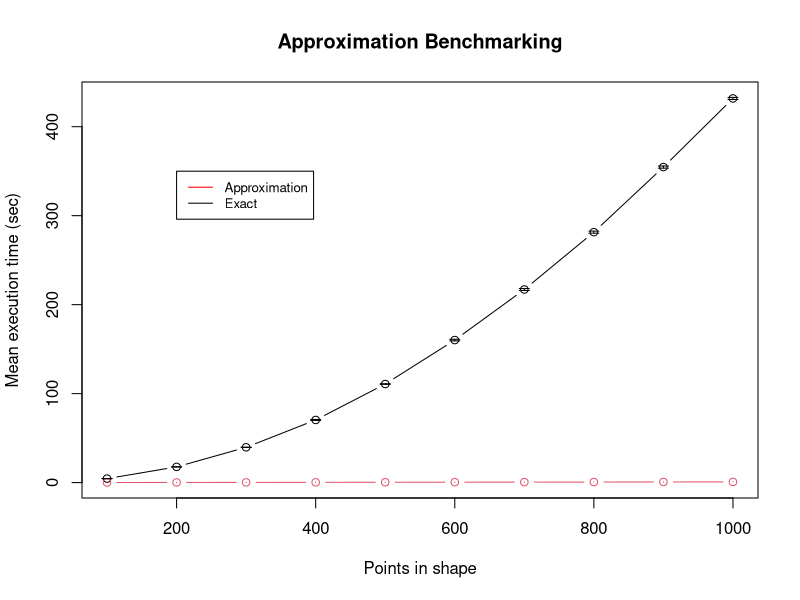
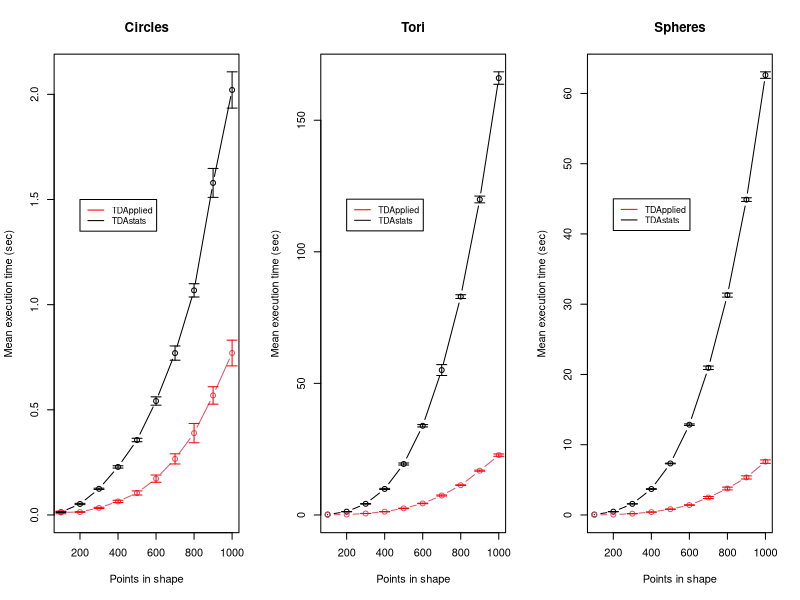
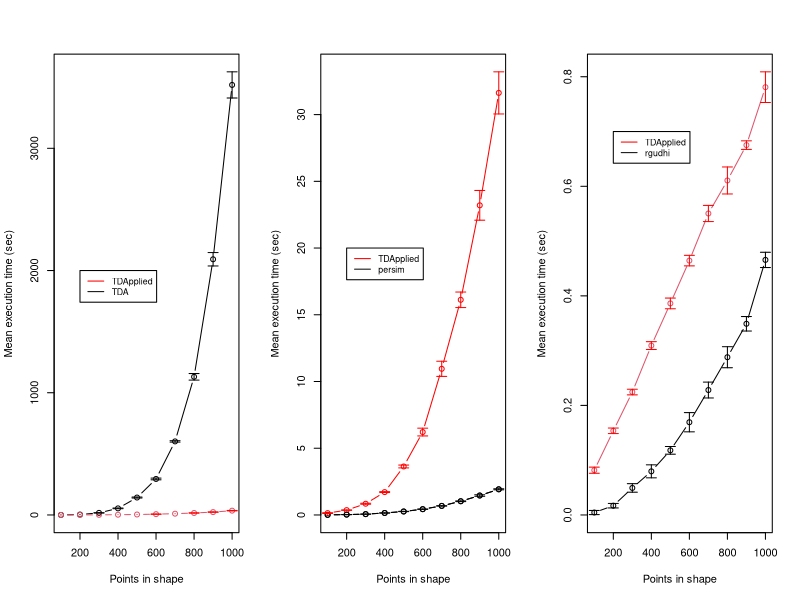

Recreate these plots in R, in order.
## ---- chunk 1
knitr::opts_chunk$set(echo = TRUE)
## ---- chunk 2
summary_table_approx = data.frame(n_row = rep(seq(100,1000,100),each = 2),mean = c(4.48064579963684,0.0763566970825195,17.6674932003021,0.158217072486877,39.6661910772324,0.233239436149597,70.411101102829,0.312848711013794,110.796008181572,0.385414099693298,160.19043545723,0.471218752861023,217.045732426643,0.545907402038574,281.503244686127,0.619925212860107,354.64315507412,0.700030016899109,431.781597065926,0.760770702362061),sd = c(0.179846190861649,0.00403598155739429,0.233420419722357,0.00428043758708594,0.264231438627147,0.00795119513963388,0.888634398129357,0.00748616624765675,0.596708850996989,0.010836296230238,1.46664969337454,0.0129923342156653,1.75630863537414,0.010559974689952,1.85564970425653,0.010979028911925,1.91770673210479,0.0126778338886785,1.85627025308762,0.0119982175150673),method = rep(c("Exact","Approximation"),10))
## ---- chunk 3
plot(summary_table_approx$n_row[summary_table_approx$method=="Exact"],
     summary_table_approx$mean[summary_table_approx$method=="Exact"],
     type="b",
     xlim=range(summary_table_approx$n_row),
     ylim=range(0,summary_table_approx$mean+1.96*summary_table_approx$sd/sqrt(10)),
     xlab = "Points in shape",ylab = "Mean execution time (sec)",
     main = "Approximation Benchmarking")
lines(summary_table_approx$n_row[summary_table_approx$method=="Approximation"],
      summary_table_approx$mean[summary_table_approx$method=="Approximation"],
      col=2, type="b")
legend(x = 200,y = 350,legend = c("Approximation","Exact"),
       col = c("red","black"),lty = c(1,1),cex = 0.8)
arrows(summary_table_approx$n_row[summary_table_approx$method == "Approximation"],
       summary_table_approx$mean[summary_table_approx$method == "Approximation"]
       -1.96*summary_table_approx$sd[summary_table_approx$method == "Approximation"]/sqrt(10),
       summary_table_approx$n_row[summary_table_approx$method == "Approximation"],
       summary_table_approx$mean[summary_table_approx$method == "Approximation"]
       +1.96*summary_table_approx$sd[summary_table_approx$method == "Approximation"]/sqrt(10),
       length=0.05, angle=90, code=3,col = "red")
arrows(summary_table_approx$n_row[summary_table_approx$method == "Exact"],
       summary_table_approx$mean[summary_table_approx$method == "Exact"]
       -1.96*summary_table_approx$sd[summary_table_approx$method == "Exact"]/sqrt(10),
       summary_table_approx$n_row[summary_table_approx$method == "Exact"],
       summary_table_approx$mean[summary_table_approx$method == "Exact"]
       +1.96*summary_table_approx$sd[summary_table_approx$method == "Exact"]/sqrt(10),
       length=0.05, angle=90, code=3,col = "black")
## ---- chunk 4
summary_table_circle = data.frame(n_row = rep(seq(100,1000,100),each = 2),mean = c(0.01196892,0.01326358,0.01396093,0.05216095,0.03361042,0.12436731,0.06431270,0.22828629,0.10450339,0.35640080,0.17263622,0.54174340,0.26653392,0.76970870,0.38913472,1.06795118,0.56827831,1.57888129,0.77001960,2.02081304),sd = c(0.010148940,0.002938113,0.002576150,0.004909125,0.004535042,0.004654923,0.008832229,0.008654974,0.015860676,0.013255301,0.027655884,0.031779819,0.038884235,0.054684568,0.074091101,0.050891635,0.066695288,0.110982818,0.098805909,0.139048883),package = rep(c("TDApplied","TDAstats"),10))

summary_table_torus = data.frame(n_row = rep(seq(100,1000,100),each = 2),mean = c(0.0270284175872803,0.166255307197571,0.165945911407471,1.25921893119812,0.547216653823853,4.23308880329132,1.25613822937012,9.88947887420654,2.50379593372345,19.3656851053238,4.3738107919693,33.8885488033295,7.39101943969727,55.0618635654449,11.3016363143921,82.9730611801147,16.8212526082993,119.886588406563,22.7343117952347,166.021493530273),sd = c(0.00628026852286816,0.0207818797344753,0.0132287396951078,0.0617468263761529,0.0395387975829715,0.196572350595388,0.0412505644501839,0.351000536768941,0.142517673337179,0.621714418760195,0.139799366288941,0.715119581947307,0.330074208165256,3.34031068711377,0.216260497620014,1.14642158540614,0.328511302110799,2.05599729628367,0.703949594742105,3.81173452337388),package = rep(c("TDApplied","TDAstats"),10))

summary_table_sphere = data.frame(n_row = rep(seq(100,1000,100),each = 2),mean = c(0.0109694957733154,0.0594853162765503,0.0540436983108521,0.469167232513428,0.182804441452026,1.57912936210632,0.410391473770142,3.69215035438538,0.822147560119629,7.32947452068329,1.40918028354645,12.8482979059219,2.47986209392548,20.9446493387222,3.76364696025848,31.2942998409271,5.3408855676651,44.884921503067,7.59271986484528,62.6113245010376),sd = c(0.00193647497299544,0.00600547924173666,0.00563514382927968,0.0210564179408907,0.0129015865529426,0.0403660633577451,0.0218388344325696,0.077772517180065,0.0319754379649263,0.0762356686089166,0.0567664459109207,0.171412828638123,0.240398206520162,0.398396221629952,0.320522372278111,0.459994662433323,0.365647918767674,0.417413443923572,0.394211392866084,0.746903966284143),package = rep(c("TDApplied","TDAstats"),10))
## ---- chunk 5
par(mfrow = c(1,3))
plot(summary_table_circle$n_row[summary_table_circle$package=="TDAstats"], 
     summary_table_circle$mean[summary_table_circle$package=="TDAstats"], 
     type="b",
     xlim=range(summary_table_circle$n_row),
     ylim=range(0,summary_table_circle$mean+1.96*summary_table_circle$sd/sqrt(10)),
     xlab = "Points in shape",ylab = "Mean execution time (sec)",
     main = "Circles")
lines(summary_table_circle$n_row[summary_table_circle$package=="TDApplied"],
      summary_table_circle$mean[summary_table_circle$package=="TDApplied"], 
      col=2, type="b")
legend(x = 200,y = 1.5,legend = c("TDApplied","TDAstats"),
       col = c("red","black"),lty = c(1,1),cex = 0.8)
arrows(summary_table_circle$n_row[summary_table_circle$package == "TDApplied"], 
       summary_table_circle$mean[summary_table_circle$package == "TDApplied"]
       -1.96*summary_table_circle$sd[summary_table_circle$package == "TDApplied"]/sqrt(10),
       summary_table_circle$n_row[summary_table_circle$package == "TDApplied"], 
       summary_table_circle$mean[summary_table_circle$package == "TDApplied"]
       +1.96*summary_table_circle$sd[summary_table_circle$package == "TDApplied"]/sqrt(10), 
       length=0.05, angle=90, code=3,col = "red")
arrows(summary_table_circle$n_row[summary_table_circle$package == "TDAstats"], 
       summary_table_circle$mean[summary_table_circle$package == "TDAstats"]
       -1.96*summary_table_circle$sd[summary_table_circle$package == "TDAstats"]/sqrt(10), 
       summary_table_circle$n_row[summary_table_circle$package == "TDAstats"], 
       summary_table_circle$mean[summary_table_circle$package == "TDAstats"]
       +1.96*summary_table_circle$sd[summary_table_circle$package == "TDAstats"]/sqrt(10), 
       length=0.05, angle=90, code=3,col = "black")

plot(summary_table_torus$n_row[summary_table_torus$package=="TDAstats"], 
     summary_table_torus$mean[summary_table_torus$package=="TDAstats"], 
     type="b",
     xlim=range(summary_table_torus$n_row),
     ylim=range(0,summary_table_torus$mean+1.96*summary_table_torus$sd/sqrt(10)),
     xlab = "Points in shape",ylab = "Mean execution time (sec)",
     main = "Tori")
lines(summary_table_torus$n_row[summary_table_torus$package=="TDApplied"],
      summary_table_torus$mean[summary_table_torus$package=="TDApplied"], 
      col=2, type="b")
legend(x = 200,y = 120,legend = c("TDApplied","TDAstats"),
       col = c("red","black"),lty = c(1,1),cex = 0.8)
arrows(summary_table_torus$n_row[summary_table_torus$package == "TDApplied"], 
       summary_table_torus$mean[summary_table_torus$package == "TDApplied"]
       -1.96*summary_table_torus$sd[summary_table_torus$package == "TDApplied"]/sqrt(10),
       summary_table_torus$n_row[summary_table_torus$package == "TDApplied"], 
       summary_table_torus$mean[summary_table_torus$package == "TDApplied"]
       +1.96*summary_table_torus$sd[summary_table_torus$package == "TDApplied"]/sqrt(10), 
       length=0.05, angle=90, code=3,col = "red")
arrows(summary_table_torus$n_row[summary_table_torus$package == "TDAstats"], 
       summary_table_torus$mean[summary_table_torus$package == "TDAstats"]
       -1.96*summary_table_torus$sd[summary_table_torus$package == "TDAstats"]/sqrt(10), 
       summary_table_torus$n_row[summary_table_torus$package == "TDAstats"], 
       summary_table_torus$mean[summary_table_torus$package == "TDAstats"]
       +1.96*summary_table_torus$sd[summary_table_torus$package == "TDAstats"]/sqrt(10), 
       length=0.05, angle=90, code=3,col = "black")

plot(summary_table_sphere$n_row[summary_table_sphere$package=="TDAstats"], 
     summary_table_sphere$mean[summary_table_sphere$package=="TDAstats"], 
     type="b",
     xlim=range(summary_table_sphere$n_row),
     ylim=range(0,summary_table_sphere$mean+1.96*summary_table_sphere$sd/sqrt(10)),
     xlab = "Points in shape",ylab = "Mean execution time (sec)",
     main = "Spheres")
lines(summary_table_sphere$n_row[summary_table_sphere$package=="TDApplied"],
      summary_table_sphere$mean[summary_table_sphere$package=="TDApplied"], 
      col=2, type="b")
legend(x = 200,y = 45,legend = c("TDApplied","TDAstats"),
       col = c("red","black"),lty = c(1,1),cex = 0.8)
arrows(summary_table_sphere$n_row[summary_table_sphere$package == "TDApplied"], 
       summary_table_sphere$mean[summary_table_sphere$package == "TDApplied"]
       -1.96*summary_table_sphere$sd[summary_table_sphere$package == "TDApplied"]/sqrt(10),
       summary_table_sphere$n_row[summary_table_sphere$package == "TDApplied"], 
       summary_table_sphere$mean[summary_table_sphere$package == "TDApplied"]
       +1.96*summary_table_sphere$sd[summary_table_sphere$package == "TDApplied"]/sqrt(10), 
       length=0.05, angle=90, code=3,col = "red")
arrows(summary_table_sphere$n_row[summary_table_sphere$package == "TDAstats"], 
       summary_table_sphere$mean[summary_table_sphere$package == "TDAstats"]
       -1.96*summary_table_sphere$sd[summary_table_sphere$package == "TDAstats"]/sqrt(10), 
       summary_table_sphere$n_row[summary_table_sphere$package == "TDAstats"], 
       summary_table_sphere$mean[summary_table_sphere$package == "TDAstats"]
       +1.96*summary_table_sphere$sd[summary_table_sphere$package == "TDAstats"]/sqrt(10), 
       length=0.05, angle=90, code=3,col = "black")
## ---- chunk 6
summary_table = data.frame(n_row = rep(seq(100,1000,100),each = 2),mean = c(0.133,0.220,0.398,3.430,0.953,17.054,1.955,53.896,3.760,142.524,6.604,294.552,10.466,601.802,16.169,1130.289,23.458,2091.953,35.098,3518.517),sd = c(0.022,0.016,0.035,0.186,0.094,1.1889,0.130,4.501,0.211,5.924,0.772,11.244,0.623,9.064,0.989,43.385,1.989,88.432,2.747,172.684),package = rep(c("TDApplied","TDA"),10))

# plot table
plot(summary_table$n_row[summary_table$package=="TDA"], summary_table$mean[summary_table$package=="TDA"], type="b",
     xlim=range(summary_table$n_row), ylim=range(0,summary_table$mean+1.96*summary_table$sd/sqrt(10)),xlab = "Points in shape",ylab = "Mean execution time (sec)")
lines(summary_table$n_row[summary_table$package=="TDApplied"], summary_table$mean[summary_table$package=="TDApplied"], col=2, type="b")
legend(x = 200,y = 2000,legend = c("TDApplied","TDA"),col = c("red","black"),lty = c(1,1),cex = 0.8)
arrows(summary_table$n_row[summary_table$package == "TDApplied"], summary_table$mean[summary_table$package == "TDApplied"]-1.96*summary_table$sd[summary_table$package == "TDApplied"]/sqrt(10), summary_table$n_row[summary_table$package == "TDApplied"], summary_table$mean[summary_table$package == "TDApplied"]+1.96*summary_table$sd[summary_table$package == "TDApplied"]/sqrt(10), length=0.05, angle=90, code=3,col = "red")
arrows(summary_table$n_row[summary_table$package == "TDA"], summary_table$mean[summary_table$package == "TDA"]-1.96*summary_table$sd[summary_table$package == "TDA"]/sqrt(10), summary_table$n_row[summary_table$package == "TDA"], summary_table$mean[summary_table$package == "TDA"]+1.96*summary_table$sd[summary_table$package == "TDA"]/sqrt(10), length=0.05, angle=90, code=3,col = "black")
## ---- chunk 7
summary_table = data.frame(n_row = rep(seq(100,1000,100),each = 2),mean = c(0.1387,0.0068,0.3624,0.0271,0.8414,0.061,1.7132,0.148,3.6323,0.26,6.2132,0.4322,10.9508,0.6787,16.1213,1.027,23.2014,1.4571,31.6256,1.922),sd = c(0.043,0.0015,0.0166,0.0082,0.0553,0.0087,0.0549,0.019,0.1713,0.019,0.4691,0.0209,0.9173,0.0235,0.9388,0.0404,1.7964,0.0903,2.5457,0.0618),package = rep(c("TDApplied","persim"),10))

# plot table
plot(summary_table$n_row[summary_table$package=="TDApplied"], summary_table$mean[summary_table$package=="persim"], type="b",
     xlim=range(summary_table$n_row), ylim=range(0,summary_table$mean+1.96*summary_table$sd/sqrt(10)),xlab = "Points in shape",ylab = "Mean execution time (sec)")
lines(summary_table$n_row[summary_table$package=="TDApplied"], summary_table$mean[summary_table$package=="TDApplied"], col="red", type="b")
lines(summary_table$n_row[summary_table$package=="persim"], summary_table$mean[summary_table$package=="persim"], col="black", type="b")
legend(x = 200,y = 20,legend = c("TDApplied","persim"),col = c("red","black"),lty = c(1,1),cex = 0.8)
arrows(summary_table$n_row[summary_table$package == "TDApplied"], summary_table$mean[summary_table$package == "TDApplied"]-1.96*summary_table$sd[summary_table$package == "TDApplied"]/sqrt(10), summary_table$n_row[summary_table$package == "TDApplied"], summary_table$mean[summary_table$package == "TDApplied"]+1.96*summary_table$sd[summary_table$package == "TDApplied"]/sqrt(10), length=0.05, angle=90, code=3,col = "red")
arrows(summary_table$n_row[summary_table$package == "persim"], summary_table$mean[summary_table$package == "persim"]-1.96*summary_table$sd[summary_table$package == "persim"]/sqrt(10), summary_table$n_row[summary_table$package == "persim"], summary_table$mean[summary_table$package == "persim"]+1.96*summary_table$sd[summary_table$package == "persim"]/sqrt(10), length=0.05, angle=90, code=3,col = "black")
## ---- chunk 8
summary_table_rgudhi = data.frame(n_row = rep(seq(100,1000,100),each = 2),mean = c(0.0817231178283691,0.00443823337554932,0.153634452819824,0.0169229507446289,0.224382472038269,0.0493201017379761,0.309246802330017,0.0796245098114014,0.386177682876587,0.117957305908203,0.464355993270874,0.169294333457947,0.550355219841003,0.228056526184082,0.610642981529236,0.287962102890015,0.675183773040771,0.349004602432251,0.780945706367493,0.465633773803711),sd = c(0.00902598692151941,0.00610716911690673,0.00811166474663635,0.00666017568130404,0.00826992404493182,0.0126037205619449,0.0114923068904925,0.0191562545838688,0.015757590639173,0.0113232964039647,0.0155500796109551,0.0283430734951902,0.0237791621809305,0.0234003435700701,0.039761635904003,0.0309534056318008,0.012595351107216,0.0213408986276033,0.045162458477071,0.0224582059363766),package = rep(c("TDApplied","rgudhi"),10))

# plot table
plot(summary_table_rgudhi$n_row[summary_table_rgudhi$package=="rgudhi"], 
     summary_table_rgudhi$mean[summary_table_rgudhi$package=="rgudhi"], 
     type="b",
     xlim=range(summary_table_rgudhi$n_row),
     ylim=range(0,summary_table_rgudhi$mean+1.96*summary_table_rgudhi$sd/sqrt(10)),
     xlab = "Points in shape",ylab = "Mean execution time (sec)")
lines(summary_table_rgudhi$n_row[summary_table_rgudhi$package=="TDApplied"],
      summary_table_rgudhi$mean[summary_table_rgudhi$package=="TDApplied"], 
      col=2, type="b")
legend(x = 200,y = 0.7,legend = c("TDApplied","rgudhi"),
       col = c("red","black"),lty = c(1,1),cex = 0.8)
arrows(summary_table_rgudhi$n_row[summary_table_rgudhi$package == "TDApplied"], 
       summary_table_rgudhi$mean[summary_table_rgudhi$package == "TDApplied"]
       -1.96*summary_table_rgudhi$sd[summary_table_rgudhi$package == "TDApplied"]/sqrt(10),
       summary_table_rgudhi$n_row[summary_table_rgudhi$package == "TDApplied"], 
       summary_table_rgudhi$mean[summary_table_rgudhi$package == "TDApplied"]
       +1.96*summary_table_rgudhi$sd[summary_table_rgudhi$package == "TDApplied"]/sqrt(10), 
       length=0.05, angle=90, code=3,col = "red")
arrows(summary_table_rgudhi$n_row[summary_table_rgudhi$package == "rgudhi"], 
       summary_table_rgudhi$mean[summary_table_rgudhi$package == "rgudhi"]
       -1.96*summary_table_rgudhi$sd[summary_table_rgudhi$package == "rgudhi"]/sqrt(10), 
       summary_table_rgudhi$n_row[summary_table_rgudhi$package == "rgudhi"], 
       summary_table_rgudhi$mean[summary_table_rgudhi$package == "rgudhi"]
       +1.96*summary_table_rgudhi$sd[summary_table_rgudhi$package == "rgudhi"]/sqrt(10), 
       length=0.05, angle=90, code=3,col = "black")
